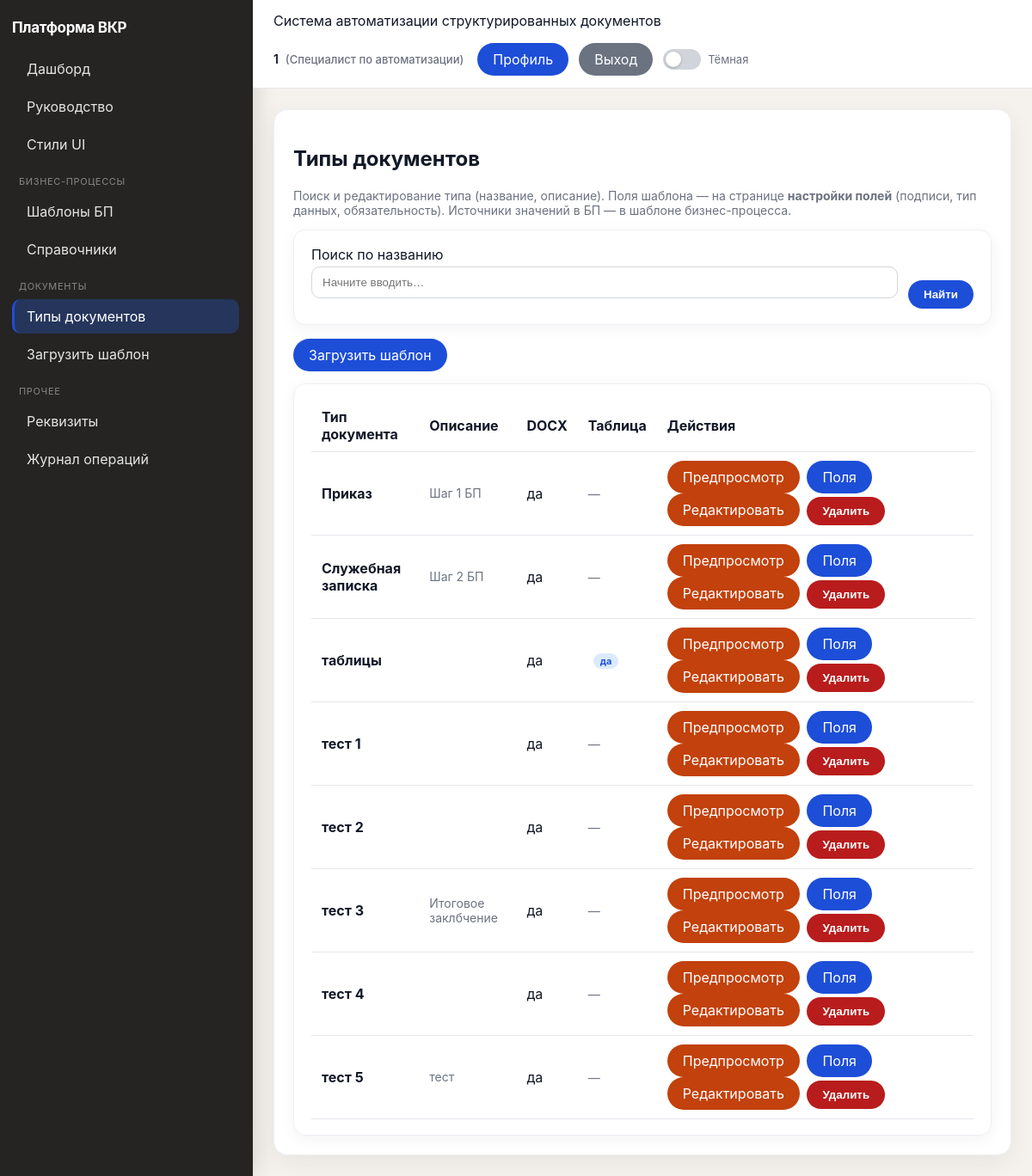
/ui/document-types/ (signed in), run on the app's committed database.
### apps/users/models.py (models this page shows, shortened)
class Users(models.Model):
    user_id = models.BigAutoField(primary_key=True)
    login = models.CharField(max_length=150, unique=True)
    full_name = models.CharField(max_length=255)
    password = models.CharField(max_length=255, default="changeme")
    password_hash = models.CharField(max_length=255, blank=True)
    role_id = models.ForeignKey("roles.Roles", on_delete=models.PROTECT, related_name="users")
    class Meta:
        db_table = "Users"

### apps/roles/models.py (models this page shows, shortened)
class Roles(models.Model):
    role_id = models.BigAutoField(primary_key=True)
    role_name = models.CharField(max_length=50, unique=True)
    description = models.TextField(blank=True)
    class Meta:
        db_table = "Roles"

### apps/templates_cfg/models.py (models this page shows, shortened)
class DocumentTypes(models.Model):
    document_type_id = models.BigAutoField(primary_key=True)
    name = models.CharField(max_length=255)
    description = models.TextField(blank=True)
    template_file = models.FileField(upload_to="doc_templates/", null=True, blank=True)
    template_html = models.TextField(blank=True)
    has_table_template = models.BooleanField(
        default=False,
        help_text="В DOCX есть повторяющаяся таблица: две подряд строки с одинаковыми плейсхолдерами; ключи не дублируются в каталоге полей.",
    )
    table_anchor_json = models.TextField(
        blank=True,
        default="",
        help_text="JSON: индекс таблицы и две строки-шаблона, например {\"table_idx\":0,\"row0\":1,\"row1\":2}.",
    )
    class Meta:
        db_table = "DocumentTypes"

### apps/templates_cfg/views.py (the view, shortened to what this page needs)
# urls.py: path("ui/document-types/", UIDocumentTypeCrudView.as_view(), name="ui-document-types"),
class UIDocumentTypeCrudView(LoginRequiredRoleMixin, View):
    allowed_roles = {"ADMIN", "SPECIALIST"}
    def get(self, request):
        types = DocumentTypes.objects.all().order_by("name")
        q = request.GET.get("q", "").strip()
        if q:
            types = types.filter(name__icontains=q)
        edit_id = request.GET.get("edit_id")
        edit_type = DocumentTypes.objects.filter(document_type_id=edit_id).first() if edit_id else None
        return render(
            request,
            "ui/specialist/document_types.html",
            {"types": types, "edit_type": edit_type, "search_q": q},
        )

### apps/users/context_processors.py (called while the page is built)
def current_enterprise_user(request):
    return {"current_enterprise_user": get_request_user(request)}

### apps/users/permissions.py (called while the page is built)
def get_request_user(request):
    params = getattr(request, "query_params", getattr(request, "GET", {}))
    user_id = request.session.get("user_id") or request.headers.get("X-User-Id") or params.get("user_id")
    if not user_id:
        return None
    try:
        return Users.objects.select_related("role_id").get(user_id=user_id)
    except Users.DoesNotExist:
        return None

### apps/users/templatetags/ui_labels.py (called while the page is built)
@register.filter
def role_ru(value):
    return ROLE_LABELS.get(value, value)

### apps/users/ui_permissions.py (called while the page is built)
    @method_decorator(csrf_protect)
    def dispatch(self, request, *args, **kwargs):
        user = get_request_user(request)
        if not user:
            return redirect("login-page")
        request.enterprise_user = user
        if self.allowed_roles and user.role_id.role_name not in self.allowed_roles:
            return redirect("dashboard")
        return super().dispatch(request, *args, **kwargs)

### templates/ui/specialist/document_types.html (shortened to what this page needs)
{% extends "ui/base.html" %}
{% block content %}
<h2>Типы документов</h2>
<p class="text-muted">Поиск и редактирование типа (название, описание). Поля шаблона — на странице <strong>настройки полей</strong> (подписи, тип данных, обязательность). Источники значений в БП — в шаблоне бизнес-процесса.</p>
<form method="get" class="card" style="margin-bottom:16px; display:grid; grid-template-columns: 1fr auto; gap:12px; align-items:end;">
  <div>
    <label>Поиск по названию</label>
    <input name="q" value="{{ search_q }}" placeholder="Начните вводить…" />
  </div>
  <button type="submit" class="btn btn-save btn-pill">Найти</button>
</form>
<div style="margin:14px 0;">
  <a href="/ui/templates/create/" class="btn btn-save btn-pill">Загрузить шаблон</a>
</div>
<div class="card">
  <table class="zebra">
    <thead>
      <tr>
        <th>Тип документа</th>
        <th>Описание</th>
        <th>DOCX</th>
        <th>Таблица</th>
        <th style="min-width:320px;">Действия</th>
      </tr>
    </thead>
    <tbody>
    {% for t in types %}
      <tr>
        <td><strong>{{ t.name }}</strong></td>
        <td class="text-muted">{{ t.description }}</td>
        <td>{% if t.template_file %}да{% else %}<span class="text-muted">нет</span>{% endif %}</td>
        <td>{% if t.has_table_template %}<span class="badge badge-info">да</span>{% else %}<span class="text-muted">—</span>{% endif %}</td>
        <td>
          {% if t.template_file %}
          <a href="{% url 'ui-template-preview' document_type_id=t.document_type_id %}?simple=1" class="btn btn-edit btn-inline btn-pill">Предпросмотр</a>
          {% endif %}
          <a href="{% url 'ui-template-configure' document_type_id=t.document_type_id %}" class="btn btn-save btn-inline btn-pill">Поля</a>
          <a href="{% url 'ui-document-types' %}?edit_id={{ t.document_type_id }}{% if search_q %}&amp;q={{ search_q|urlencode }}{% endif %}" class="btn btn-edit btn-inline btn-pill">Редактировать</a>
          <form method="post" style="display:inline;" onsubmit="return confirm('Удалить тип документа «{{ t.name }}»?');">{% csrf_token %}
            <button type="submit" class="btn btn-delete btn-inline btn-pill">Удалить</button>
          </form>
        </td>
      </tr>
    {% empty %}
      <tr><td colspan="5">Типов не найдено — измените поиск или загрузите шаблон DOCX.</td></tr>
    {% endfor %}
    </tbody>
  </table>
</div>
{% endblock %}

### templates/ui/base.html (shortened to what this page needs)
<!doctype html>
<html lang="ru">
<head>
</head>
{% load ui_labels %}
<body>
<div class="layout">
    <aside class="sidebar">
        <div class="brand">Платформа ВКР</div>
        <nav class="menu">
            <a href="/" class="{% if request.path == '/' %}active{% endif %}">Дашборд</a>
            <a href="/ui/help/" class="{% if '/ui/help/' in request.path %}active{% endif %}">Руководство</a>
            {% if current_enterprise_user %}
            <a href="{% url 'ui-system-styleguide' %}" class="{% if '/ui/system/styleguide' in request.path %}active{% endif %}">Стили UI</a>
                {% if current_enterprise_user.role_id.role_name == "ADMIN" %}
                    <div class="menu-title">Основное</div>
                    <a href="/ui/users/" class="{% if '/ui/users/' in request.path %}active{% endif %}">Пользователи</a>
                    <a href="/ui/roles/" class="{% if '/ui/roles/' in request.path %}active{% endif %}">Роли</a>
                    <a href="/ui/documents/" class="{% if '/ui/documents/' in request.path %}active{% endif %}">Документы</a>
                    <div class="menu-title">Контроль</div>
                    <a href="/ui/logs/" class="{% if '/ui/logs/' in request.path %}active{% endif %}">Журнал операций</a>
                {% elif current_enterprise_user.role_id.role_name == "SPECIALIST" %}
                    <div class="menu-title">Бизнес-процессы</div>
                    <a href="/ui/bpm/process-templates/" class="{% if '/ui/bpm/process-templates' in request.path %}active{% endif %}">Шаблоны БП</a>
                    <a href="/ui/bpm/dictionaries/" class="{% if '/ui/bpm/dictionaries' in request.path %}active{% endif %}">Справочники</a>
                    <div class="menu-title">Документы</div>
                    <a href="/ui/document-types/" class="{% if '/ui/document-types/' in request.path %}active{% endif %}">Типы документов</a>
                    <a href="/ui/templates/create/" class="{% if '/ui/templates/create' in request.path %}active{% endif %}">Загрузить шаблон</a>
                    <div class="menu-title">Прочее</div>
                    <a href="/ui/requisites/" class="{% if '/ui/requisites/' in request.path %}active{% endif %}">Реквизиты</a>
                    <a href="/ui/logs/" class="{% if '/ui/logs/' in request.path %}active{% endif %}">Журнал операций</a>
                {% endif %}
            {% endif %}
        </nav>
    </aside>
    <main class="main">
        <div class="topbar">
            <div>
                Система автоматизации структурированных документов
            </div>
            <div class="topbar-user">
                {% if current_enterprise_user %}
                    <span class="topbar-user-meta">
                        <strong>{{ current_enterprise_user.full_name }}</strong>
                        <span class="topbar-user-role">({{ current_enterprise_user.role_id.role_name|role_ru }})</span>
                    </span>
                    <div class="topbar-actions">
                        <a href="/profile/" class="btn btn-save btn-pill btn-inline">Профиль</a>
                        <a href="/logout/" class="btn btn-back btn-pill btn-inline">Выход</a>
                        <label class="theme-toggle" title="Тёмная тема">
                            <span class="theme-toggle-track" aria-hidden="true"></span>
                            <span class="theme-toggle-label">Тёмная</span>
                        </label>
                    </div>
                {% else %}
                    <a href="/login/" class="btn btn-save btn-pill">Вход</a>
                {% endif %}
            </div>
        </div>
        <div class="content">
            <div class="panel">
                {% block content %}{% endblock %}
            </div>
        </div>
    </main>
</div>
</body>
</html>

### templates/ui/base.html (style rules this page uses)
:root { --bg: #f5f2ed; --sidebar-bg: #252423; --sidebar-text: #e8e6e3; --card: #ffffff; --border: #e5e7eb; --card-border: #eef0f4; --topbar-bg: #ffffff; --text: #111827; --muted: #6b7280; --save: #1d4ed8; --edit: #c2410c; --delete: #b91c1c; --back: #6b7280; --info: #2563eb; --ok: #16a34a; --warn: #ca8a04; --err: #dc2626; --link: #2563eb; --row-hover: #f8fafc; --input-bg: #ffffff; --input-border: #d1d5db; --field-border: #f1f5f9; --readonly-bg: #f8fafc; --readonly-text: #334155; --panel-shadow: rgba(15, 23, 42, 0.06); --card-shadow: rgba(15, 23, 42, 0.05); --toggle-track: #d1d5db; --toggle-thumb: #ffffff; --inset-bg: #fafafa; }
body { font-family: -apple-system, BlinkMacSystemFont, "Segoe UI", sans-serif; margin: 0; background:var(--bg); color:var(--text); transition: background .2s, color .2s; }
.layout { display:flex; min-height: 100vh; }
.sidebar { width:264px; background:var(--sidebar-bg); color:var(--sidebar-text); padding:22px 16px 22px 14px; box-shadow: 4px 0 24px rgba(0,0,0,.12); }
.brand { font-weight:700; margin-bottom:18px; letter-spacing:-0.02em; color:#fff; font-size:17px; }
.menu-title { margin:16px 0 8px 8px; color:rgba(255,255,255,.45); font-size:11px; text-transform:uppercase; letter-spacing:.06em; }
.menu a { display:block; padding:10px 12px 10px 14px; text-decoration:none; color:rgba(255,255,255,.88); border-radius:10px; margin-bottom:4px; transition: background .15s; border-left:3px solid transparent; }
.menu a.active { background:rgba(37,99,235,.28); border-left-color:var(--save); color:#fff; }
.main { flex:1; }
.topbar { background:var(--topbar-bg); border-bottom:1px solid var(--border); padding:14px 24px; display:flex; justify-content:space-between; align-items:center; gap:16px; flex-wrap:wrap; transition: background .2s, border-color .2s; }
.topbar-user { display:flex; align-items:center; gap:12px 16px; flex-wrap:wrap; justify-content:flex-end; }
.topbar-user-meta { font-size:14px; line-height:1.35; }
.topbar-user-meta strong { font-weight:600; }
.topbar-user-role { color:var(--muted); font-size:13px; font-weight:500; margin-left:4px; }
.topbar-actions { display:inline-flex; align-items:center; gap:8px; flex-wrap:wrap; }
.theme-toggle { display:inline-flex; align-items:center; gap:8px; cursor:pointer; user-select:none; margin:0; }
.theme-toggle-track { width:44px; height:24px; background:var(--toggle-track); border-radius:999px; position:relative; transition: background .2s; flex-shrink:0; }
.theme-toggle-track::after { content:""; position:absolute; width:18px; height:18px; background:var(--toggle-thumb); border-radius:50%; top:3px; left:3px; transition: transform .2s, background .2s; box-shadow:0 1px 3px rgba(0,0,0,.25); }
.theme-toggle-label { font-size:13px; color:var(--muted); white-space:nowrap; }
.content { padding:24px; }
.panel { background:var(--card); border-radius:16px; padding:22px; box-shadow:0 8px 30px var(--panel-shadow); border:1px solid var(--card-border); transition: background .2s, border-color .2s, box-shadow .2s; }
table { width:100%; border-collapse: collapse; }
th, td { text-align:left; padding:10px 12px; border-bottom:1px solid var(--border); }
input, select, textarea { width:100%; box-sizing:border-box; padding:10px 12px; border:1px solid var(--input-border); border-radius:10px; margin-top:4px; margin-bottom:12px; background:var(--input-bg); color:var(--text); }
button { cursor:pointer; border:none; border-radius:10px; font-weight:600; }
.btn { display:inline-block; padding:10px 16px; color:#fff; text-decoration:none; text-align:center; }
.btn-save { background:var(--save); }
.btn-edit { background:var(--edit); color:#fff; }
.btn-delete { background:var(--delete); }
.btn-back { background:var(--back); color:#fff; }
.btn-inline { width:auto; margin:0 4px 0 0; }
.btn-pill { border-radius: 999px; padding: 9px 18px; }
.card { background:var(--card); border-radius:14px; padding:18px 20px; border:1px solid var(--card-border); box-shadow:0 4px 18px var(--card-shadow); transition: background .2s, border-color .2s, box-shadow .2s; }
.text-muted { color:var(--muted); font-size:14px; }
.badge { display:inline-block; padding:2px 8px; border-radius:999px; font-size:11px; font-weight:700; margin-left:6px; }
.badge-info { background:#dbeafe; color:#1d4ed8; }

### data on the page
Users: full_name "1", role_id.role_name|role_ru "Специалист по автоматизации"
DocumentTypes: name "Приказ", description "Шаг 1 БП", shows "да", shows "Предпросмотр"
DocumentTypes: name "Служебная записка", description "Шаг 2 БП", shows "да", shows "Предпросмотр"
DocumentTypes: name "таблицы", shows "да", has_table_template "да", shows "Предпросмотр"
DocumentTypes: name "тест 1", shows "да", shows "Предпросмотр"
DocumentTypes: name "тест 2", shows "да", shows "Предпросмотр"
DocumentTypes: name "тест 3", description "Итоговое заклбчение", shows "да", shows "Предпросмотр"
DocumentTypes: name "тест 4", shows "да", shows "Предпросмотр"
DocumentTypes: name "тест 5", description "тест", shows "да", shows "Предпросмотр"
